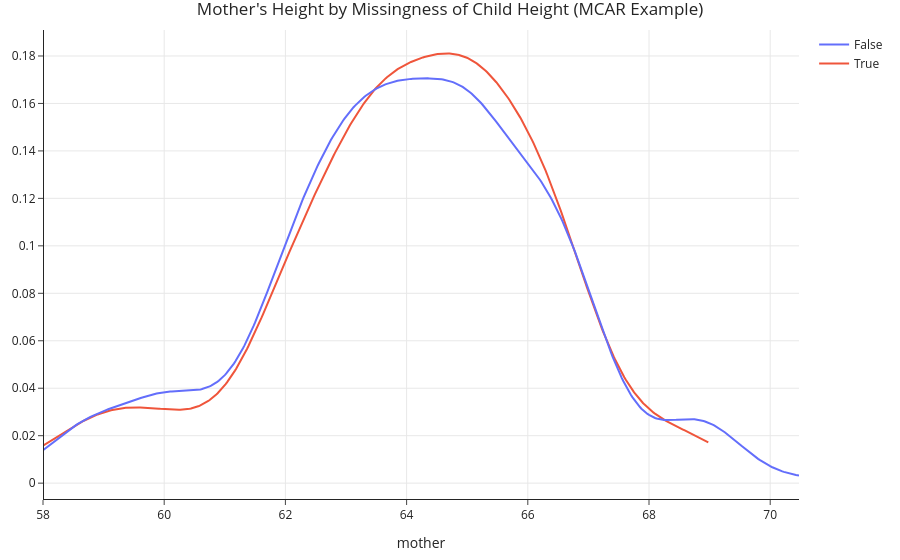

The cell this chart's notebook holds for it:
### Markdown cell above
Since `'father'`s heights are numerical, we're looking at two numerical variables here. The two distributions look similar, but to make formal what we mean by similar, we'd need to run a permutation test.

### Code cell
create_kde_plotly(heights_mcar, 'child_missing', True, False, 'mother', 
                  "Mother's Height by Missingness of Child Height (MCAR Example)")

### Figure 1 — Plotly figure (JSON) as saved in the notebook; plotly's stock layout.template omitted (floating-point values rounded to 4 significant figures; data arrays with more than 128 entries replaced by an {"elided": "..."} marker saying what was removed)
{"data": [{"legendgroup": "True", "marker": {"color": "#ef553b"}, "mode": "lines", "name": "True", "showlegend": true, "type": "scatter", "x": {"elided": "500 float values"}, "xaxis": "x", "y": {"elided": "500 float values"}, "yaxis": "y"}, {"legendgroup": "False", "marker": {"color": "#636efb"}, "mode": "lines", "name": "False", "showlegend": true, "type": "scatter", "x": {"elided": "500 float values"}, "xaxis": "x", "y": {"elided": "500 float values"}, "yaxis": "y"}], "layout": {"barmode": "overlay", "hovermode": "closest", "legend": {"traceorder": "reversed"}, "title": {"text": "Mother's Height by Missingness of Child Height (MCAR Example)"}, "xaxis": {"anchor": "y2", "domain": [0, 1], "title": {"text": "mother"}, "zeroline": false}, "yaxis": {"anchor": "free", "domain": [0, 1], "position": 0}}}
